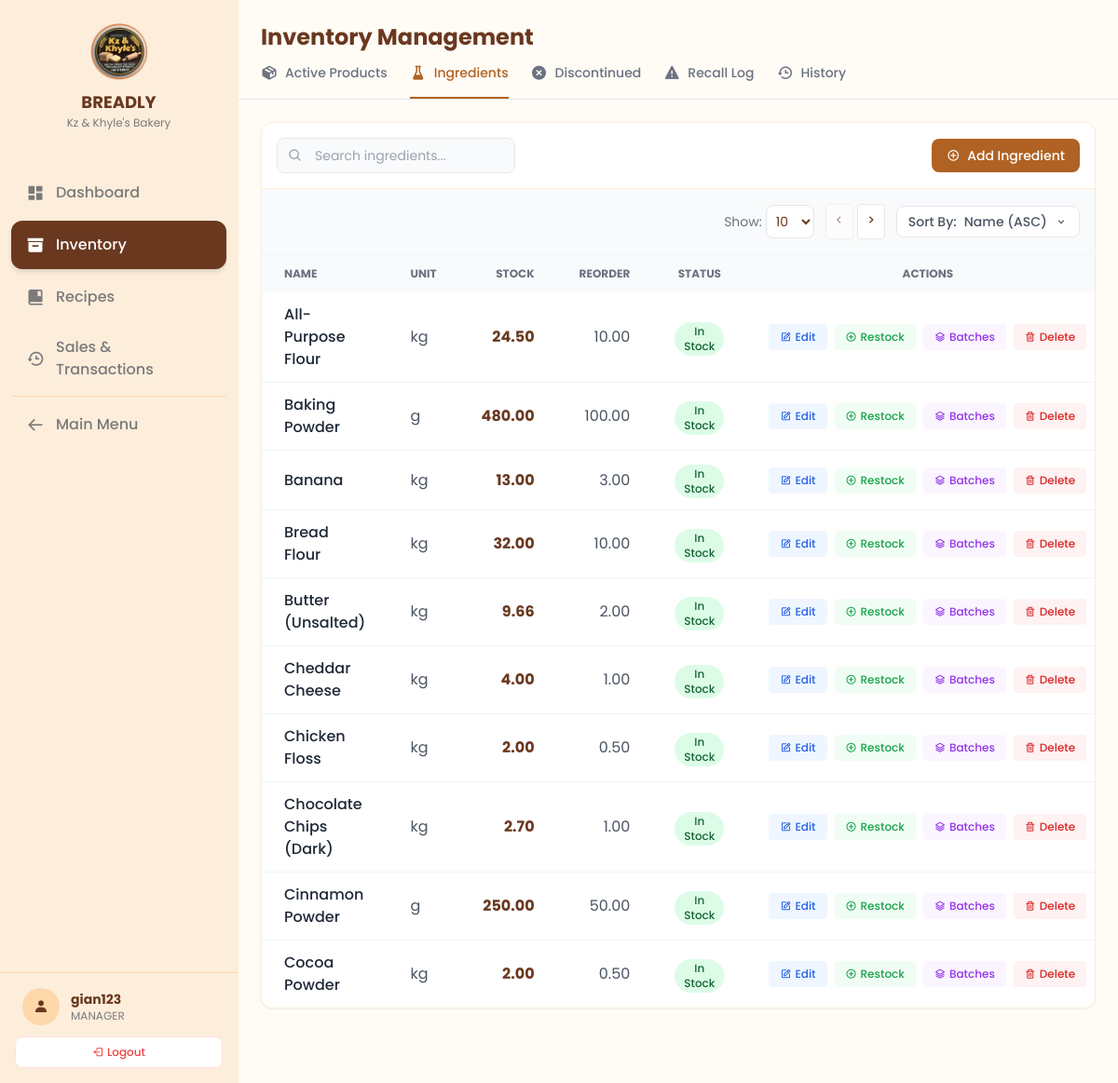
The app's page /nav/inventory_management.php?active_tab=ingredients (signed in) with its own data.
### tables this page shows
CREATE TABLE `ingredients` (
  `ingredient_id` int(11) NOT NULL,
  `name` varchar(100) NOT NULL,
  `unit` varchar(50) DEFAULT NULL,
  `stock_qty` float DEFAULT 0,
  `reorder_level` float DEFAULT 0
);

### nav/inventory_management.php (the view, shortened to what the rows shown need)
<?php
require_once "../src/InventoryManager.php";
$inventoryManager = new InventoryManager();
$active_tab = $_POST["active_tab"] ?? $_GET["active_tab"] ?? $_SESSION["active_tab"] ?? "products";
$ingredients = $inventoryManager->getIngredientsInventory();
?>
<!DOCTYPE html>
<html lang="en">
<head>
    <link href='https://unpkg.com/boxicons@2.1.4/css/boxicons.min.css' rel='stylesheet'>
    <script src="https://cdn.tailwindcss.com"></script>
</head>
<body class="bg-breadly-bg text-breadly-dark font-sans h-screen flex overflow-hidden selection:bg-orange-200">
    <main class="flex-1 flex flex-col h-full overflow-hidden relative w-full">
        <div class="p-6 pb-2 flex flex-col md:flex-row md:items-center justify-between gap-4 bg-breadly-bg z-10">
            <div class="flex items-center gap-3">
                <h1 class="text-2xl font-bold text-breadly-dark">Inventory Management</h1>
            </div>
        </div>
        <div class="flex-1 overflow-y-auto p-6 pb-20 bg-breadly-bg">
            <div id="pane-ingredients" class="<?php echo ($active_tab == 'ingredients') ? '' : 'hidden'; ?>">
                <div class="bg-white rounded-xl shadow-sm border border-orange-100">
                    <div class="overflow-x-auto">
                        <table class="w-full text-left border-collapse">
                            <thead class="bg-gray-50 text-xs uppercase text-gray-500 font-semibold">
                                <tr>
                                    <th class="px-6 py-3" data-sort-by="name" data-sort-type="text">Name</th>
                                    <th class="px-6 py-3">Unit</th>
                                    <th class="px-6 py-3 text-right" data-sort-by="stock" data-sort-type="number">Stock</th>
                                    <th class="px-6 py-3 text-right" data-sort-by="reorder" data-sort-type="number">Reorder</th>
                                    <th class="px-6 py-3 text-center" data-sort-by="status" data-sort-type="text">Status</th>
                                    <th class="px-6 py-3 text-center">Actions</th>
                                </tr>
                            </thead>
                            <tbody class="divide-y divide-gray-100" id="ingredient-table-body">
                                <?php if (empty($ingredients)): ?>
                                    <tr><td colspan="6" class="px-6 py-8 text-center text-gray-400">No ingredients found.</td></tr>
                                <?php else: ?>
                                    <?php foreach ($ingredients as $ing): ?>
                                    <tr class="hover:bg-gray-50 transition-colors <?php echo $ing["stock_surplus"] <= 0 ? "bg-red-50/50" : ""; ?>" data-name="<?php echo htmlspecialchars(strtolower($ing["name"])); ?>">
                                        <td class="px-6 py-3 font-medium text-gray-800"><?php echo htmlspecialchars($ing["name"]); ?></td>
                                        <td class="px-6 py-3 text-gray-600"><?php echo htmlspecialchars($ing["unit"]); ?></td>
                                        <td class="px-6 py-3 text-right font-bold" data-sort-value="<?php echo $ing["stock_qty"]; ?>"><?php echo number_format($ing["stock_qty"], 2); ?></td>
                                        <td class="px-6 py-3 text-right text-gray-600" data-sort-value="<?php echo $ing["reorder_level"]; ?>"><?php echo number_format($ing["reorder_level"], 2); ?></td>
                                        <td class="px-6 py-3 text-center">
                                            <?php if ($ing["stock_surplus"] <= 0): ?>
                                                <span class="inline-flex items-center px-2.5 py-0.5 rounded-full text-xs font-medium bg-red-100 text-red-800">Low Stock</span>
                                            <?php else: ?>
                                                <span class="inline-flex items-center px-2.5 py-0.5 rounded-full text-xs font-medium bg-green-100 text-green-800">In Stock</span>
                                            <?php endif; ?>
                                        </td>
                                        <td class="px-6 py-3 text-center">
                                            <div class="flex items-center justify-center gap-2">
                                                <button onclick="openModal('editIngredientModal', this)" class="flex items-center gap-1 bg-blue-50 text-blue-600 px-3 py-1.5 rounded hover:bg-blue-100 transition-colors text-xs font-medium"
                                                    data-ingredient-id="<?php echo $ing["ingredient_id"]; ?>"
                                                    data-ingredient-name="<?php echo htmlspecialchars($ing["name"]); ?>"
                                                    data-ingredient-unit="<?php echo htmlspecialchars($ing["unit"]); ?>"
                                                    data-ingredient-reorder="<?php echo $ing["reorder_level"]; ?>">
                                                    <i class='bx bx-edit'></i> Edit
                                                </button>
                                                <button onclick="openModal('restockIngredientModal', this)" class="flex items-center gap-1 bg-green-50 text-green-600 px-3 py-1.5 rounded hover:bg-green-100 transition-colors text-xs font-medium"
                                                    data-ingredient-id="<?php echo $ing['ingredient_id']; ?>"
                                                    data-ingredient-name="<?php echo htmlspecialchars($ing['name']); ?>"
                                                    data-ingredient-unit="<?php echo $ing['unit']; ?>">
                                                    <i class='bx bx-plus-circle'></i> Restock
                                                </button>
                                                <button onclick="openModal('batchesModal', this)" class="flex items-center gap-1 bg-purple-50 text-purple-600 px-3 py-1.5 rounded hover:bg-purple-100 transition-colors text-xs font-medium"
                                                    data-id="<?php echo $ing['ingredient_id']; ?>"
                                                    data-name="<?php echo htmlspecialchars($ing['name']); ?>"
                                                    data-unit="<?php echo $ing['unit']; ?>">
                                                    <i class='bx bx-layer'></i> Batches
                                                </button>
                                                <button onclick="openModal('deleteIngredientModal', this)" class="flex items-center gap-1 bg-red-50 text-red-600 px-3 py-1.5 rounded hover:bg-red-100 transition-colors text-xs font-medium"
                                                    data-ingredient-id="<?php echo $ing["ingredient_id"]; ?>"
                                                    data-ingredient-name="<?php echo htmlspecialchars($ing["name"]); ?>">
                                                    <i class='bx bx-trash'></i> Delete
                                                </button>
                                            </div>
                                        </td>
                                    </tr>
                                    <?php endforeach; ?>
                                <?php endif; ?>
                            </tbody>
                        </table>
                    </div>
                </div>
            </div>
        </div>
    </main>
</body>
</html>

### records on screen
ingredients: name "All-Purpose Flour", unit "kg", stock_qty "24.50", reorder_level "10.00"
ingredients: name "Baking Powder", unit "g", stock_qty "480.00", reorder_level "100.00"
ingredients: name "Banana", unit "kg", stock_qty "13.00", reorder_level "3.00"
ingredients: name "Bread Flour", unit "kg", stock_qty "32.00", reorder_level "10.00"
ingredients: name "Butter (Unsalted)", unit "kg", stock_qty "9.66", reorder_level "2.00"
ingredients: name "Cheddar Cheese", unit "kg", stock_qty "4.00", reorder_level "1.00"
ingredients: name "Chicken Floss", unit "kg", stock_qty "2.00", reorder_level "0.50"
ingredients: name "Chocolate Chips (Dark)", unit "kg", stock_qty "2.70", reorder_level "1.00"
ingredients: name "Cinnamon Powder", unit "g", stock_qty "250.00", reorder_level "50.00"
ingredients: name "Cocoa Powder", unit "kg", stock_qty "2.00", reorder_level "0.50"

### other values on screen
$_SESSION['username'] "gian123"
str_replace('_', ' ', $current_role) "MANAGER"
